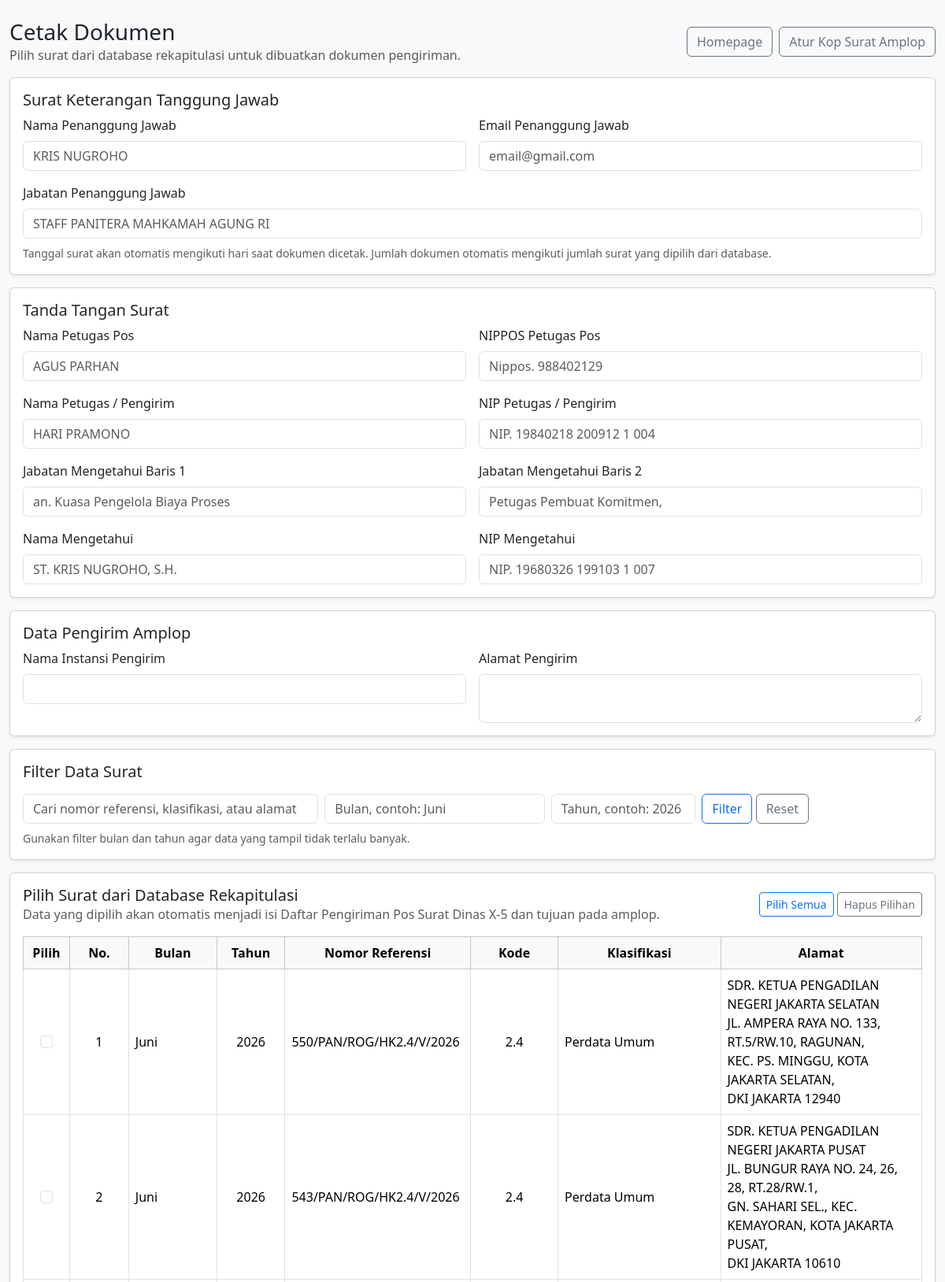
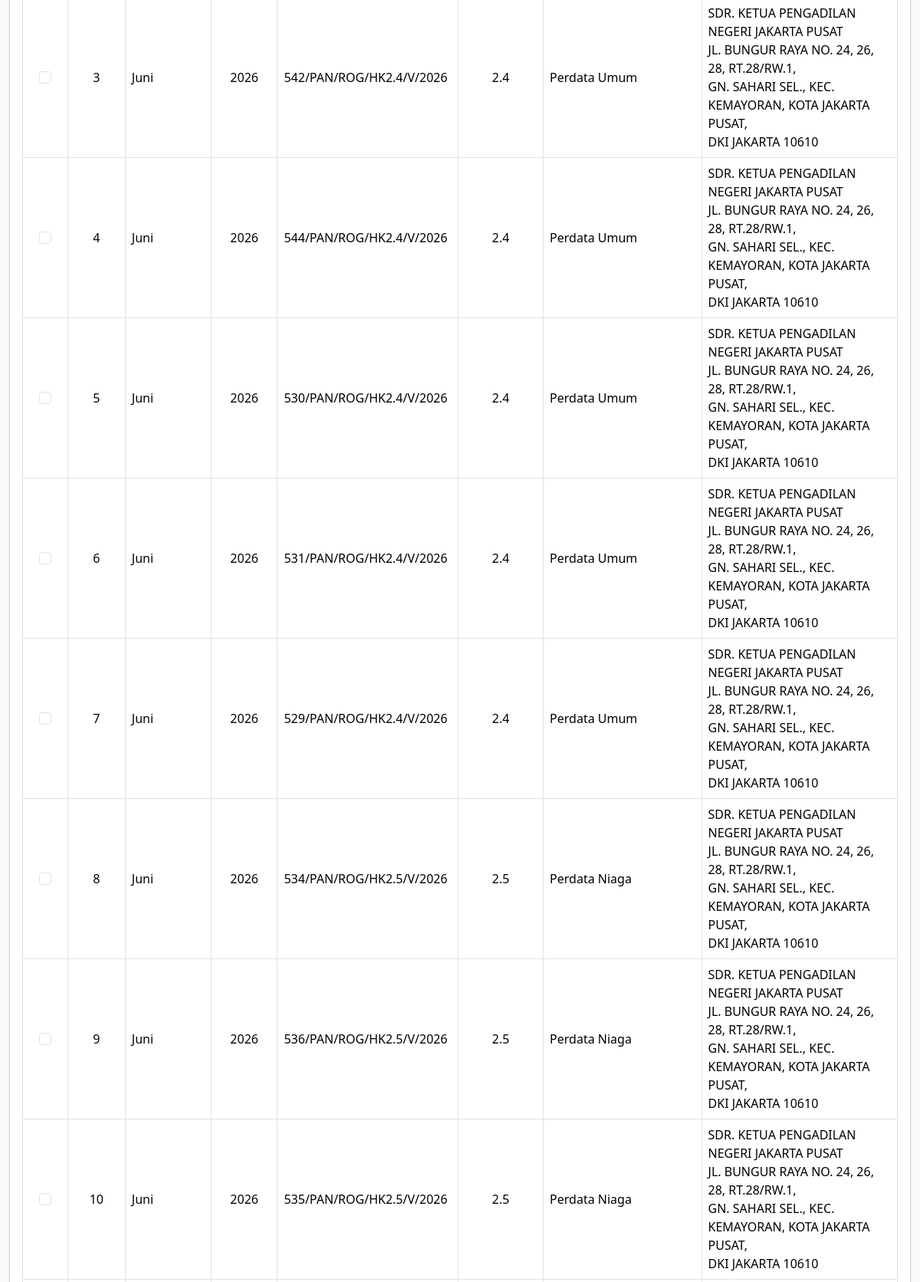
Screenshot of /cetak (upper part) with the database file from the repository (2 pictures, top to bottom).
### tables this page shows
CREATE TABLE surat_rekap (
            id INTEGER PRIMARY KEY AUTOINCREMENT,
            bulan TEXT,
            tahun TEXT,
            nomor_urut INTEGER,
            nomor_referensi TEXT,
            kode_surat TEXT,
            klasifikasi TEXT,
            alamat TEXT
        );

### app.py (the view, shortened to what this page needs)
@app.route("/cetak", methods=["GET", "POST"])
def cetak():
    q = request.args.get("q", "").strip()
    bulan = request.args.get("bulan", "").strip()
    tahun = request.args.get("tahun", "").strip()
    surat_list = get_all_surat(q=q, bulan=bulan, tahun=tahun)
    return render_template(
        "cetak.html",
        surat_list=surat_list,
        q=q,
        bulan=bulan,
        tahun=tahun,
        kop_surat_terpasang=os.path.exists(KOP_SURAT_PATH)
    )

### app.py (called while the page is built)
@app.before_request
def setup_database():
    init_db()

### services/db.py (called while the page is built, shortened)
def get_connection():
    conn = sqlite3.connect(DB_PATH)
    conn.row_factory = sqlite3.Row
    return conn

def init_db():
    conn = get_connection()
    cursor = conn.cursor()
    cursor.execute("""
        CREATE TABLE IF NOT EXISTS surat_rekap (
            id INTEGER PRIMARY KEY AUTOINCREMENT,
            bulan TEXT,
            tahun TEXT,
            nomor_urut INTEGER,
            nomor_referensi TEXT,
            kode_surat TEXT,
            klasifikasi TEXT,
            alamat TEXT
        )
    """)
    conn.commit()
    conn.close()

def get_all_surat(q="", bulan="", tahun=""):
    conn = get_connection()
    cursor = conn.cursor()
    query = """
        SELECT *
        FROM surat_rekap
        WHERE 1=1
    """
    params = []
    if bulan:
        query += " AND bulan = ?"
        params.append(bulan)
    if tahun:
        query += " AND tahun = ?"
        params.append(tahun)
    query += " ORDER BY tahun DESC, bulan DESC, nomor_urut ASC, id ASC"
    cursor.execute(query, params)
    rows = cursor.fetchall()
    conn.close()
    return rows

### templates/cetak.html (shortened to what this page needs)
<!doctype html>
<html lang="id">
<head>
  <link href="https://cdn.jsdelivr.net/npm/bootstrap@5.3.3/dist/css/bootstrap.min.css" rel="stylesheet">
</head>
<body class="bg-light">
<div class="container-fluid py-4">
  <div class="d-flex justify-content-between align-items-center mb-3">
    <div>
      <h3 class="mb-0">Cetak Dokumen</h3>
      <p class="text-muted mb-0">
        Pilih surat dari database rekapitulasi untuk dibuatkan dokumen pengiriman.
      </p>
    </div>
    <div class="d-flex gap-2">
      <a href="/" class="btn btn-outline-secondary">Homepage</a>
      <a href="/settings/kop-surat" class="btn btn-outline-secondary">
        Atur Kop Surat Amplop
      </a>
    </div>
  </div>
  <form method="post" action="/cetak">
    <div class="card shadow-sm mb-3">
      <div class="card-body">
        <h5>Surat Keterangan Tanggung Jawab</h5>
        <div class="row g-3">
          <div class="col-md-6">
            <label class="form-label">Nama Penanggung Jawab</label>
            <input name="nama_penanggung_jawab" class="form-control" placeholder="KRIS NUGROHO" required>
          </div>
          <div class="col-md-6">
            <label class="form-label">Email Penanggung Jawab</label>
            <input name="email_penanggung_jawab" class="form-control" placeholder="email@gmail.com">
          </div>
          <div class="col-md-12">
            <label class="form-label">Jabatan Penanggung Jawab</label>
            <input name="jabatan_penanggung_jawab" class="form-control" placeholder="STAFF PANITERA MAHKAMAH AGUNG RI" required>
          </div>
        </div>
        <div class="form-text mt-2">
          Tanggal surat akan otomatis mengikuti hari saat dokumen dicetak.
          Jumlah dokumen otomatis mengikuti jumlah surat yang dipilih dari database.
        </div>
      </div>
    </div>
    <div class="card shadow-sm mb-3">
      <div class="card-body">
        <h5>Tanda Tangan Surat</h5>
        <div class="row g-3">
          <div class="col-md-6">
            <label class="form-label">Nama Petugas Pos</label>
            <input name="petugas_pos_nama" class="form-control" placeholder="AGUS PARHAN">
          </div>
          <div class="col-md-6">
            <label class="form-label">NIPPOS Petugas Pos</label>
            <input name="petugas_pos_nip" class="form-control" placeholder="Nippos. 988402129">
          </div>
          <div class="col-md-6">
            <label class="form-label">Nama Petugas / Pengirim</label>
            <input name="petugas_nama" class="form-control" placeholder="HARI PRAMONO">
          </div>
          <div class="col-md-6">
            <label class="form-label">NIP Petugas / Pengirim</label>
            <input name="petugas_nip" class="form-control" placeholder="NIP. 19840218 200912 1 004">
          </div>
          <div class="col-md-6">
            <label class="form-label">Jabatan Mengetahui Baris 1</label>
            <input name="mengetahui_jabatan_1" class="form-control" placeholder="an. Kuasa Pengelola Biaya Proses">
          </div>
          <div class="col-md-6">
            <label class="form-label">Jabatan Mengetahui Baris 2</label>
            <input name="mengetahui_jabatan_2" class="form-control" placeholder="Petugas Pembuat Komitmen,">
          </div>
          <div class="col-md-6">
            <label class="form-label">Nama Mengetahui</label>
            <input name="mengetahui_nama" class="form-control" placeholder="ST. KRIS NUGROHO, S.H.">
          </div>
          <div class="col-md-6">
            <label class="form-label">NIP Mengetahui</label>
            <input name="mengetahui_nip" class="form-control" placeholder="NIP. 19680326 199103 1 007">
          </div>
        </div>
      </div>
    </div>
    <div class="card shadow-sm mb-3">
      <div class="card-body">
        <h5>Data Pengirim Amplop</h5>
        <div class="row g-3">
          <div class="col-md-6">
            <label class="form-label">Nama Instansi Pengirim</label>
            <input name="pengirim_nama_instansi" class="form-control">
          </div>
          <div class="col-md-6">
            <label class="form-label">Alamat Pengirim</label>
            <textarea name="pengirim_alamat" class="form-control" rows="2"></textarea>
          </div>
        </div>
      </div>
    </div>
    <div class="card shadow-sm mb-3">
      <div class="card-body">
        <h5 class="mb-3">Filter Data Surat</h5>
        <div class="row g-2">
          <div class="col-md-4">
            <input name="q_filter" id="q_filter" value="{{ q }}" class="form-control" placeholder="Cari nomor referensi, klasifikasi, atau alamat">
          </div>
          <div class="col-md-3">
            <input name="bulan_filter" id="bulan_filter" value="{{ bulan }}" class="form-control" placeholder="Bulan, contoh: Juni">
          </div>
          <div class="col-md-2">
            <input name="tahun_filter" id="tahun_filter" value="{{ tahun }}" class="form-control" placeholder="Tahun, contoh: 2026">
          </div>
          <div class="col-md-3">
            <button type="button" class="btn btn-outline-primary" onclick="applyFilter()">
              Filter
            </button>
            <a href="/cetak" class="btn btn-outline-secondary">
              Reset
            </a>
          </div>
        </div>
        <div class="form-text mt-2">
          Gunakan filter bulan dan tahun agar data yang tampil tidak terlalu banyak.
        </div>
      </div>
    </div>
    <div class="card shadow-sm mb-3">
      <div class="card-body">
        <div class="d-flex justify-content-between align-items-center mb-3">
          <div>
            <h5 class="mb-0">Pilih Surat dari Database Rekapitulasi</h5>
            <p class="text-muted mb-0">
              Data yang dipilih akan otomatis menjadi isi Daftar Pengiriman Pos Surat Dinas X-5 dan tujuan pada amplop.
            </p>
          </div>
          <div>
            <button type="button" class="btn btn-sm btn-outline-primary" onclick="pilihSemua()">
              Pilih Semua
            </button>
            <button type="button" class="btn btn-sm btn-outline-secondary" onclick="hapusPilihan()">
              Hapus Pilihan
            </button>
          </div>
        </div>
        <div class="table-responsive">
          <table class="table table-bordered table-hover align-middle">
            <thead class="table-light text-center">
              <tr>
                <th style="width: 60px;">Pilih</th>
                <th style="width: 80px;">No.</th>
                <th style="width: 120px;">Bulan</th>
                <th style="width: 90px;">Tahun</th>
                <th style="width: 230px;">Nomor Referensi</th>
                <th style="width: 120px;">Kode</th>
                <th style="width: 220px;">Klasifikasi</th>
                <th>Alamat</th>
              </tr>
            </thead>
            <tbody>
              {% for surat in surat_list %}
              <tr>
                <td class="text-center">
                  <input type="checkbox" name="selected_surat" value="{{ surat['id'] }}" class="form-check-input surat-checkbox">
                </td>
                <td class="text-center">{{ surat["nomor_urut"] }}</td>
                <td>{{ surat["bulan"] }}</td>
                <td class="text-center">{{ surat["tahun"] }}</td>
                <td>{{ surat["nomor_referensi"] }}</td>
                <td class="text-center">{{ surat["kode_surat"] }}</td>
                <td>{{ surat["klasifikasi"] }}</td>
                <td style="white-space: pre-line;">{{ surat["alamat"] }}</td>
              </tr>
              {% else %}
              <tr>
                <td colspan="8" class="text-center text-muted">
                  Belum ada data rekapitulasi untuk filter ini.
                </td>
              </tr>
              {% endfor %}
            </tbody>
          </table>
        </div>
      </div>
    </div>
  </form>
</div>
</body>
</html>

### rows the page displays
surat_rekap: nomor_urut "1", bulan "Juni", tahun "2026", nomor_referensi "550/PAN/ROG/HK2.4/V/2026", kode_surat "2.4", klasifikasi "Perdata Umum", alamat "SDR. KETUA PENGADILAN NEGERI JAKARTA SELATAN JL. AMPERA RAYA NO. 133, RT.5/RW.10, RAGUNAN, KEC. PS. MINGGU, KOTA JAKARTA SELATAN, DKI JAKARTA 12940"
surat_rekap: nomor_urut "2", bulan "Juni", tahun "2026", nomor_referensi "543/PAN/ROG/HK2.4/V/2026", kode_surat "2.4", klasifikasi "Perdata Umum", alamat "SDR. KETUA PENGADILAN NEGERI JAKARTA PUSAT JL. BUNGUR RAYA NO. 24, 26, 28, RT.28/RW.1, GN. SAHARI SEL., KEC. KEMAYORAN, KOTA JAKARTA PUSAT, DKI JAKARTA 10610"
surat_rekap: nomor_urut "3", bulan "Juni", tahun "2026", nomor_referensi "542/PAN/ROG/HK2.4/V/2026", kode_surat "2.4", klasifikasi "Perdata Umum", alamat "SDR. KETUA PENGADILAN NEGERI JAKARTA PUSAT JL. BUNGUR RAYA NO. 24, 26, 28, RT.28/RW.1, GN. SAHARI SEL., KEC. KEMAYORAN, KOTA JAKARTA PUSAT, DKI JAKARTA 10610"
surat_rekap: nomor_urut "4", bulan "Juni", tahun "2026", nomor_referensi "544/PAN/ROG/HK2.4/V/2026", kode_surat "2.4", klasifikasi "Perdata Umum", alamat "SDR. KETUA PENGADILAN NEGERI JAKARTA PUSAT JL. BUNGUR RAYA NO. 24, 26, 28, RT.28/RW.1, GN. SAHARI SEL., KEC. KEMAYORAN, KOTA JAKARTA PUSAT, DKI JAKARTA 10610"
surat_rekap: nomor_urut "5", bulan "Juni", tahun "2026", nomor_referensi "530/PAN/ROG/HK2.4/V/2026", kode_surat "2.4", klasifikasi "Perdata Umum", alamat "SDR. KETUA PENGADILAN NEGERI JAKARTA PUSAT JL. BUNGUR RAYA NO. 24, 26, 28, RT.28/RW.1, GN. SAHARI SEL., KEC. KEMAYORAN, KOTA JAKARTA PUSAT, DKI JAKARTA 10610"
surat_rekap: nomor_urut "6", bulan "Juni", tahun "2026", nomor_referensi "531/PAN/ROG/HK2.4/V/2026", kode_surat "2.4", klasifikasi "Perdata Umum", alamat "SDR. KETUA PENGADILAN NEGERI JAKARTA PUSAT JL. BUNGUR RAYA NO. 24, 26, 28, RT.28/RW.1, GN. SAHARI SEL., KEC. KEMAYORAN, KOTA JAKARTA PUSAT, DKI JAKARTA 10610"
surat_rekap: nomor_urut "7", bulan "Juni", tahun "2026", nomor_referensi "529/PAN/ROG/HK2.4/V/2026", kode_surat "2.4", klasifikasi "Perdata Umum", alamat "SDR. KETUA PENGADILAN NEGERI JAKARTA PUSAT JL. BUNGUR RAYA NO. 24, 26, 28, RT.28/RW.1, GN. SAHARI SEL., KEC. KEMAYORAN, KOTA JAKARTA PUSAT, DKI JAKARTA 10610"
surat_rekap: nomor_urut "8", bulan "Juni", tahun "2026", nomor_referensi "534/PAN/ROG/HK2.5/V/2026", kode_surat "2.5", klasifikasi "Perdata Niaga", alamat "SDR. KETUA PENGADILAN NEGERI JAKARTA PUSAT JL. BUNGUR RAYA NO. 24, 26, 28, RT.28/RW.1, GN. SAHARI SEL., KEC. KEMAYORAN, KOTA JAKARTA PUSAT, DKI JAKARTA 10610"
surat_rekap: nomor_urut "9", bulan "Juni", tahun "2026", nomor_referensi "536/PAN/ROG/HK2.5/V/2026", kode_surat "2.5", klasifikasi "Perdata Niaga", alamat "SDR. KETUA PENGADILAN NEGERI JAKARTA PUSAT JL. BUNGUR RAYA NO. 24, 26, 28, RT.28/RW.1, GN. SAHARI SEL., KEC. KEMAYORAN, KOTA JAKARTA PUSAT, DKI JAKARTA 10610"
surat_rekap: nomor_urut "10", bulan "Juni", tahun "2026", nomor_referensi "535/PAN/ROG/HK2.5/V/2026", kode_surat "2.5", klasifikasi "Perdata Niaga", alamat "SDR. KETUA PENGADILAN NEGERI JAKARTA PUSAT JL. BUNGUR RAYA NO. 24, 26, 28, RT.28/RW.1, GN. SAHARI SEL., KEC. KEMAYORAN, KOTA JAKARTA PUSAT, DKI JAKARTA 10610"
